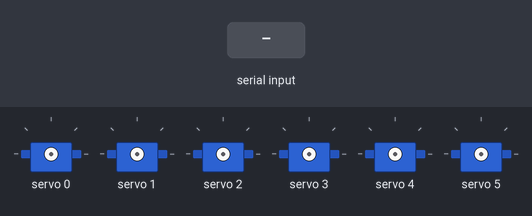
Simulated run of this sketch. Board: Arduino Uno, built with avr-gcc and run on an emulated ATmega328P. On the bench: 6 × servo. The inputs (shaded band) are chosen by the test bench. What the sketch prints to the serial monitor is not drawn.

Above: at 1.2 s.
1.3 s: "90,45,200,10,150,30\n" received over Serial
2.8 s: "30,150,10,200,45,90\n" received over Serial
At 3.28 s:
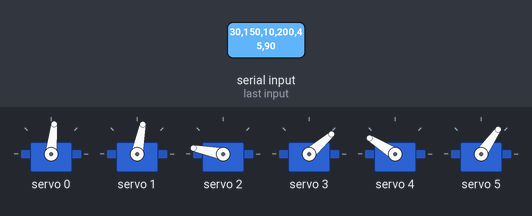
5.8 s: "90,45,200,10,150,30\n" received over Serial
At 6.09 s:
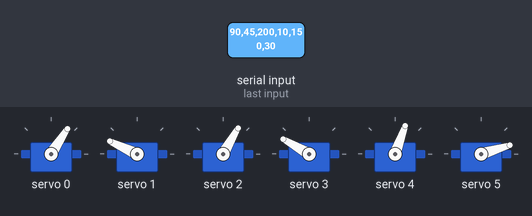
8.8 s: "30,150,10,200,45,90\n" received over Serial
At 13.4 s:
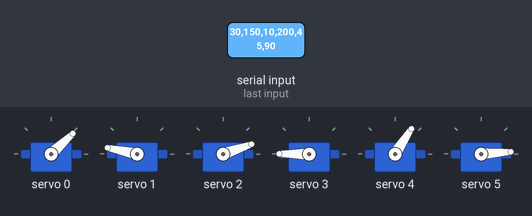
Timing chart, 0 to 14.8 s (numbered marks = the images above; inputs shaded):
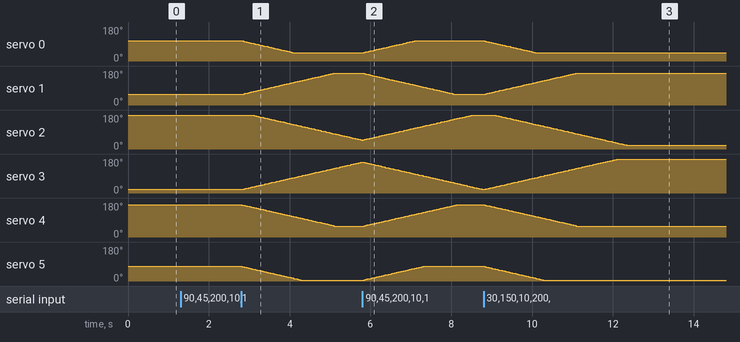

The sketch:

robotarmarduino.ino
```cpp
#include <Wire.h>
#include <Adafruit_PWMServoDriver.h>

Adafruit_PWMServoDriver pwm = Adafruit_PWMServoDriver();


#define BASE_MIN 135
#define BASE_MAX 540

#define SHOULDER_MIN 130
#define SHOULDER_MAX 535

#define ELBOW_MIN 130
#define ELBOW_MAX 540

#define WRIST_MIN 130
#define WRIST_MAX 520

#define WRIST_YAW_MIN 130
#define WRIST_YAW_MAX 540

#define CLAW_MIN 120
#define CLAW_MAX 350


int basePWM      = -1;
int shoulderPWM  = -1;
int elbowPWM     = -1;
int wristPWM     = -1;
int wristYawPWM  = -1;
int clawPWM      = -1;


int targetBase;
int targetShoulder;
int targetElbow;
int targetWrist;
int targetWristYaw;
int targetClaw;

bool firstCommandReceived = false;

void setup() {
  Serial.begin(115200);
  pwm.begin();
  pwm.setPWMFreq(50);
  Serial.println("System Ready");
}

void loop() {


  if (Serial.available()) {
    String data = Serial.readStringUntil('\n');

    int c1 = data.indexOf(',');
    int c2 = data.indexOf(',', c1 + 1);
    int c3 = data.indexOf(',', c2 + 1);
    int c4 = data.indexOf(',', c3 + 1);
    int c5 = data.lastIndexOf(',');

    if (c1 > 0 && c2 > c1 && c3 > c2 && c4 > c3 && c5 > c4) {


      int baseAngle     = data.substring(0, c1).toInt();
      int shoulderAngle = data.substring(c1 + 1, c2).toInt();
      int elbowAngle    = data.substring(c2 + 1, c3).toInt();
      int wristAngle    = data.substring(c3 + 1, c4).toInt();
      int wristYawAngle = data.substring(c4 + 1, c5).toInt();
      int clawAngle     = data.substring(c5 + 1).toInt();

      baseAngle     = constrain(baseAngle,     10,  170);
      shoulderAngle = constrain(shoulderAngle, 15,  165);
      elbowAngle    = constrain(elbowAngle,    10,  170);
      wristAngle    = constrain(wristAngle,    10,  170);
      wristYawAngle = constrain(wristYawAngle, 10,  170);
      clawAngle     = constrain(clawAngle,     0,   90);


      targetBase     = angleToPWM(baseAngle,     BASE_MIN,      BASE_MAX,      180);
      targetShoulder = angleToPWM(shoulderAngle, SHOULDER_MIN,  SHOULDER_MAX,  180);
      targetElbow    = angleToPWM(elbowAngle,    ELBOW_MIN,     ELBOW_MAX,     180);
      targetWrist    = angleToPWM(wristAngle,    WRIST_MIN,     WRIST_MAX,     180);
      targetWristYaw = angleToPWM(wristYawAngle, WRIST_YAW_MIN, WRIST_YAW_MAX, 180);
      targetClaw     = angleToPWM(90 - clawAngle, CLAW_MIN,     CLAW_MAX,      90);


      if (!firstCommandReceived) {
        basePWM     = targetBase;
        shoulderPWM = targetShoulder;
        elbowPWM    = targetElbow;
        wristPWM    = targetWrist;
        wristYawPWM = targetWristYaw;
        clawPWM     = targetClaw;
        firstCommandReceived = true;
      }
    }
  }


  if (firstCommandReceived) {
    basePWM     = smoothMove(basePWM,     targetBase);
    shoulderPWM = smoothMove(shoulderPWM, targetShoulder);
    elbowPWM    = smoothMove(elbowPWM,    targetElbow);
    wristPWM    = smoothMove(wristPWM,    targetWrist);
    wristYawPWM = smoothMove(wristYawPWM, targetWristYaw);
    clawPWM     = smoothMove(clawPWM,     targetClaw);

    pwm.setPWM(0, 0, basePWM);
    pwm.setPWM(1, 0, shoulderPWM);
    pwm.setPWM(2, 0, elbowPWM);
    pwm.setPWM(3, 0, wristPWM);
    pwm.setPWM(4, 0, wristYawPWM);
    pwm.setPWM(5, 0, clawPWM);
  }


  delay(15);
}

int angleToPWM(int angle, int minPWM, int maxPWM, int maxAngle) {
  angle = constrain(angle, 0, maxAngle);
  int pwmVal = map(angle, 0, maxAngle, minPWM, maxPWM);
  return constrain(pwmVal, minPWM, maxPWM);
}

int smoothMove(int current, int target) {
  int step = 2;
  if (abs(current - target) <= step) return target;
  return (current < target) ? current + step : current - step;
}
```

Measured:
- after the input at 2.8 s, servo 0: moves from 107° to 43° over 1.3 s, starting at once; servo 1: moves from 57° to 168° over 2.3 s, starting at once; servo 2: moves from 180° to 47° over 2.7 s, starting after 0.27 s; servo 3: moves from 19° to 164° over 3.0 s, starting at once; servo 4: moves from 170° to 57° over 2.3 s, starting at once
- after the input at 5.8 s, servo 0: moves from 43° to 107° over 1.3 s, starting at once; servo 1: moves from 168° to 57° over 2.3 s, starting at once; servo 4: moves from 57° to 170° over 2.3 s, starting at once; servo 5: moves from 4° to 77° over 1.5 s, starting at once
- after the input at 8.8 s, servo 0: moves from 107° to 43° over 1.3 s, starting at once; servo 1: moves from 57° to 168° over 2.3 s, starting at once; servo 2: moves from 180° to 19° over 3.3 s, starting after 0.29 s; servo 3: moves from 19° to 180° over 3.3 s, starting at once; servo 4: moves from 170° to 57° over 2.3 s, starting at once
